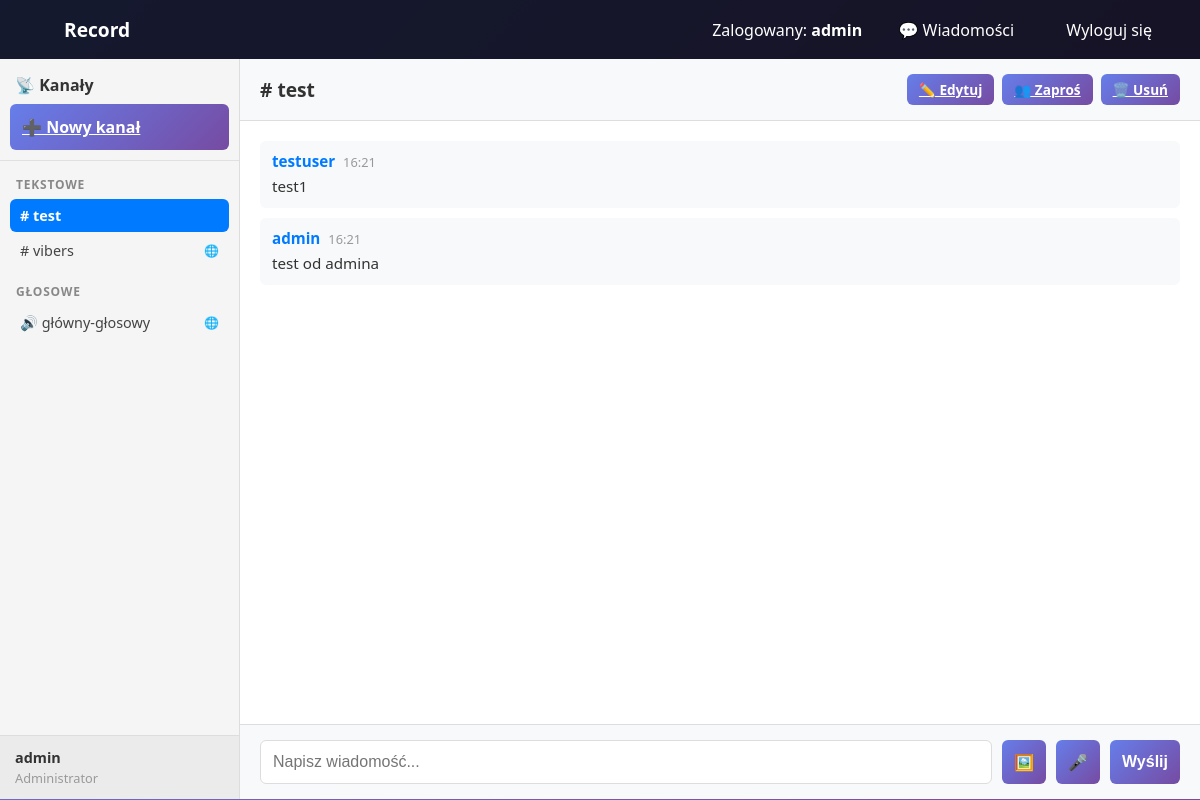
The page /?channel_id=5 (signed in) on the database as committed earlier.
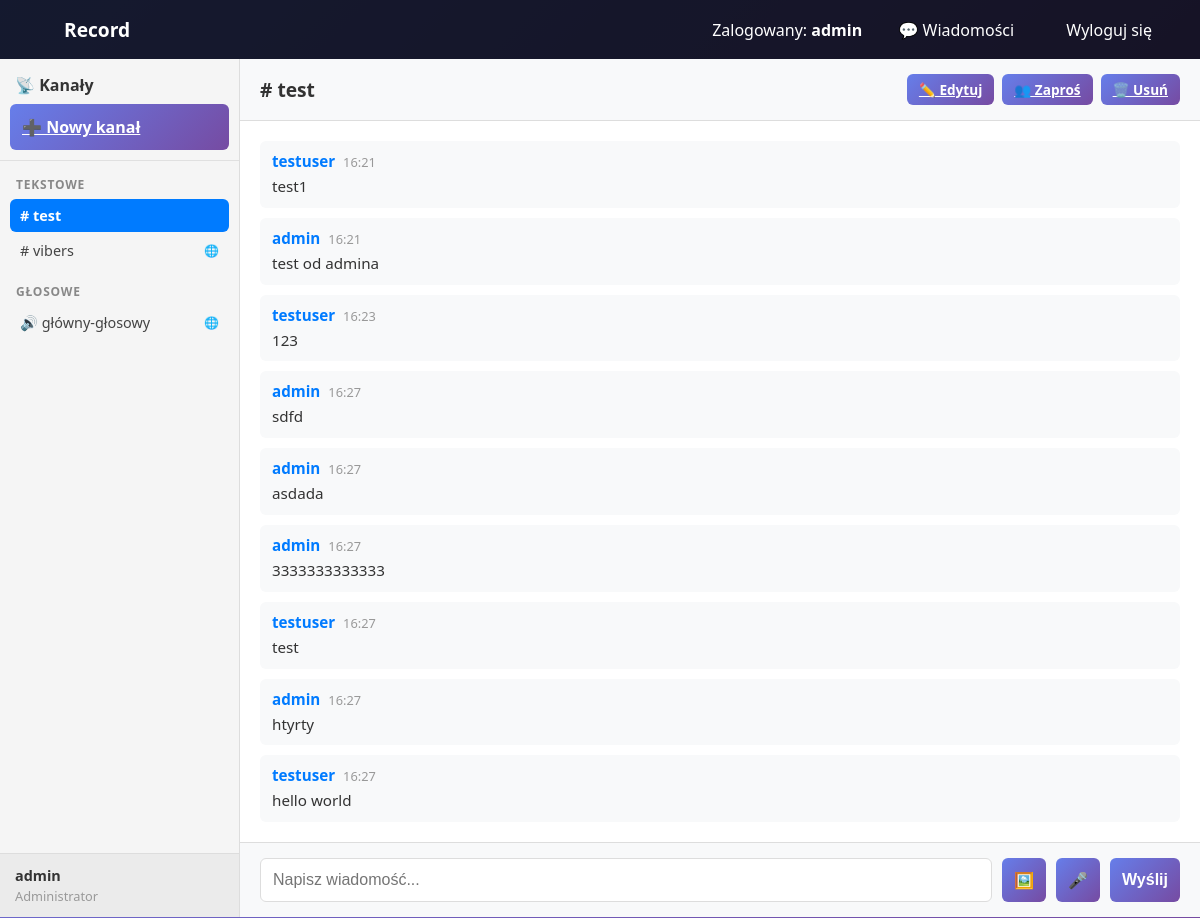
The same page on the database as committed later.
### record_app/models.py (models this page shows, shortened)
class Channel(models.Model):
    CHANNEL_TYPE_CHOICES = [
        ('text', 'Kanał tekstowy'),
        ('voice', 'Kanał głosowy'),
    ]
    name = models.CharField(max_length=100)
    description = models.TextField(blank=True, null=True)
    channel_type = models.CharField(
        max_length=10,
        choices=CHANNEL_TYPE_CHOICES,
        default='text'
    )
    is_public = models.BooleanField(default=True)
    created_by = models.ForeignKey(User, on_delete=models.CASCADE, related_name='created_channels')
    created_at = models.DateTimeField(auto_now_add=True)
    updated_at = models.DateTimeField(auto_now=True)
    class Meta:
        verbose_name = 'Kanał'
        verbose_name_plural = 'Kanały'
        ordering = ['created_at']

class Message(models.Model):
    channel = models.ForeignKey(Channel, on_delete=models.CASCADE, related_name='messages')
    author = models.ForeignKey(User, on_delete=models.CASCADE, related_name='messages')
    content = models.TextField()
    image = models.ImageField(upload_to='messages/', blank=True, null=True)
    audio = models.FileField(upload_to='messages_audio/', blank=True, null=True)
    created_at = models.DateTimeField(auto_now_add=True)
    updated_at = models.DateTimeField(auto_now=True)
    class Meta:
        verbose_name = 'Wiadomość'
        verbose_name_plural = 'Wiadomości'
        ordering = ['created_at']

class User(AbstractUser):
    ROLE_CHOICES = [
        ('user', 'Zwykły Użytkownik'),
        ('moderator', 'Moderator'),
        ('admin', 'Administrator'),
    ]
    role = models.CharField(
        max_length=10,
        choices=ROLE_CHOICES,
        default='user'
    )
    description = models.TextField(blank=True, null=True)
    class Meta:
        verbose_name = 'Użytkownik'
        verbose_name_plural = 'Użytkownicy'

### record_app/views.py (the view)
# urls.py: path('', views.home_view, name='home'),
@login_required(login_url='login')
def home_view(request):
    all_channels = Channel.objects.filter(
        Q(is_public=True) |
        Q(members__user=request.user) |
        Q(created_by=request.user)
    ).distinct()
    text_channels = all_channels.filter(channel_type='text').order_by('name')
    voice_channels = all_channels.filter(channel_type='voice').order_by('name')
    selected_channel_id = request.GET.get('channel_id')
    selected_channel = None
    messages_list = []
    if selected_channel_id:
        try:
            selected_channel = Channel.objects.get(id=selected_channel_id)
            is_member = selected_channel.members.filter(user=request.user).exists() or \
                       selected_channel.is_public or \
                       selected_channel.created_by == request.user
            if not is_member and not request.user.role == 'admin':
                messages.error(request, "Nie masz dostępu do tego kanału.")
                selected_channel = None
            else:
                messages_list = selected_channel.messages.all()[:50]  # Ostatnie 50 wiadomości
        except Channel.DoesNotExist:
            pass
    message_form = MessageForm() if selected_channel else None
    context = {
        'text_channels': text_channels,
        'voice_channels': voice_channels,
        'selected_channel': selected_channel,
        'messages': messages_list,
        'message_form': message_form,
        'is_admin': request.user.role in ['admin', 'moderator'],
    }
    return render(request, 'record_app/home.html', context)

### record_app/forms.py (shortened to what this page needs)
class MessageForm(forms.ModelForm):
    class Meta:
        model = Message
        fields = ('content',)
        widgets = {
            'content': forms.Textarea(attrs={
                'class': 'form-control',
                'placeholder': 'Napisz wiadomość...',
                'rows': 2
            })
        }

### record_app/templates/record_app/home.html (shortened to what the changed rows need)
{% extends "record_app/base.html" %}
{% load static %}
{% block extra_css %}
<link rel="stylesheet" href="{% static 'css/home.css' %}">
{% endblock %}
{% block content %}
<div class="record-wrapper">
    <div class="record-layout">
        <aside class="channels-sidebar">
            <div class="channels-grid">
                <div class="channel-column">
                    <div class="channel-list" id="text-channels-list">
                        {% for channel in text_channels %}
                        <div class="channel-item" data-channel-id="{{ channel.id }}">
                            <a href="?channel_id={{ channel.id }}"
                               class="channel-link {% if selected_channel.id == channel.id %}active{% endif %}">
                                # {{ channel.name }}
                                {% if channel.is_public %}
                                <span class="badge-public">🌐</span>
                                {% endif %}
                            </a>
                        </div>
                        {% endfor %}
                    </div>
                </div>
                <div class="channel-column">
                    <div class="channel-list" id="voice-channels-list">
                        {% for channel in voice_channels %}
                        <div class="channel-item" data-channel-id="{{ channel.id }}">
                            <a href="?channel_id={{ channel.id }}"
                               class="channel-link {% if selected_channel.id == channel.id %}active{% endif %}">
                                🔊 {{ channel.name }}
                                {% if channel.is_public %}
                                <span class="badge-public">🌐</span>
                                {% endif %}
                            </a>
                        </div>
                        {% endfor %}
                    </div>
                </div>
            </div>
        </aside>
        <main class="chat-area">
            {% if selected_channel %}
            <div class="chat-header">
                <div class="channel-title">
                    <h3>
                        {% if selected_channel.channel_type == 'text' %}#{% else %}🔊{% endif %}
                        {{ selected_channel.name }}
                    </h3>
                </div>
                {% if is_admin %}
                <div class="header-actions">
                    <a href="{% url 'edit_channel' selected_channel.id %}" class="btn btn-sm btn-warning">✏️ Edytuj</a>
                    <a href="{% url 'invite_channel' selected_channel.id %}" class="btn btn-sm btn-info">👥 Zaproś</a>
                    <a href="{% url 'delete_channel' selected_channel.id %}" class="btn btn-sm btn-danger">🗑️ Usuń</a>
                </div>
                {% endif %}
            </div>
            <div class="messages-area">
                <div class="messages-container" id="messages-container">
                    {% if messages|length > 0 %}
                        {% for message in messages %}
                        <div class="message" data-message-id="{{ message.id }}">
                            <div class="message-header">
                                <strong class="message-author">{{ message.author.username }}</strong>
                                <span class="message-time">{{ message.created_at|date:"H:i" }}</span>
                            </div>
                            {% if message.content %}
                            <div class="message-content">{{ message.content }}</div>
                            {% endif %}
                        </div>
                        {% endfor %}
                    {% else %}
                    <div class="no-messages">
                        <p>Brak wiadomości w tym kanale. Bądź pierwszy!</p>
                    </div>
                    {% endif %}
                </div>
            </div>
            {% if selected_channel.channel_type == 'text' %}
            <div class="message-input-area">
                <div class="message-form" id="message-form-wrapper">
                    <div style="display: flex; gap: 10px; width: 100%;">
                        <input type="text"
                               id="message-input"
                               name="content"
                               class="form-control"
                               placeholder="Napisz wiadomość..."
                               autocomplete="off"
                               style="flex: 1;">
                        <button type="button" id="image-btn" class="btn btn-secondary" title="Dodaj obrazek">🖼️</button>
                        <button type="button" id="voice-btn" class="btn btn-secondary" title="Nagraj wiadomość głosową">🎤</button>
                        <button type="button" id="send-btn" class="btn btn-primary">Wyślij</button>
                    </div>
                </div>
            </div>
            {% else %}
            <div class="message-input-area voice-notice">
                <p>🔊 To jest kanał głosowy. Funkcja audio wkrótce.</p>
            </div>
            {% endif %}
            {% endif %}
        </main>
    </div>
</div>
{% endblock %}

Rows that differ between the two databases and show on the page:
added Message: author.username "testuser", created_at "16:23", content "123"
added Message: author.username "admin", created_at "16:27", content "sdfd"
added Message: author.username "admin", created_at "16:27", content "asdada"
added Message: author.username "admin", created_at "16:27", content "3333333333333"
added Message: author.username "testuser", created_at "16:27", content "test"
added Message: author.username "admin", created_at "16:27", content "htyrty"
added Message: author.username "testuser", created_at "16:27", content "hello world"
